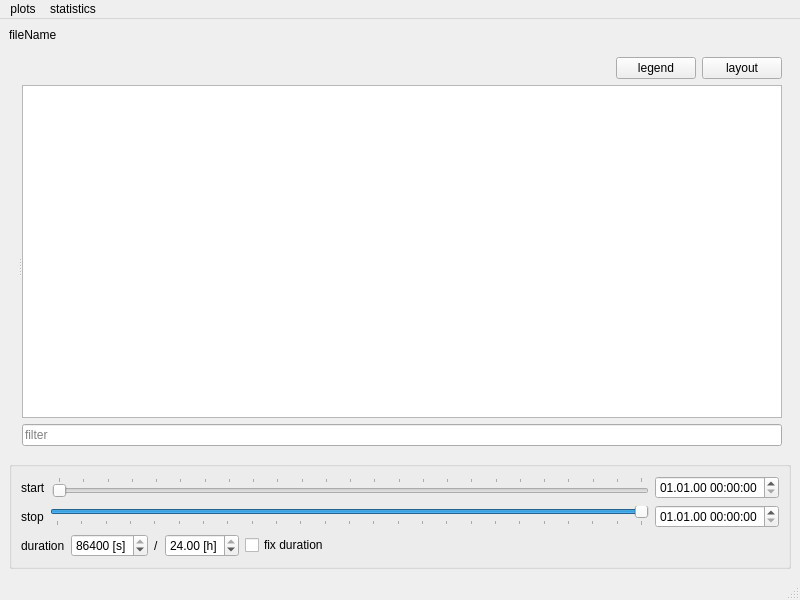
<?xml version="1.0" encoding="UTF-8"?>
<ui version="4.0">
 <class>VieSchedpp_Analyser</class>
 <widget class="QMainWindow" name="VieSchedpp_Analyser">
  <property name="geometry">
   <rect>
    <x>0</x>
    <y>0</y>
    <width>800</width>
    <height>600</height>
   </rect>
  </property>
  <property name="windowTitle">
   <string>MainWindow</string>
  </property>
  <widget class="QWidget" name="centralwidget">
   <layout class="QVBoxLayout" name="verticalLayout_2" stretch="0,0,0">
    <item>
     <widget class="QLabel" name="label_fileName">
      <property name="text">
       <string>fileName</string>
      </property>
     </widget>
    </item>
    <item>
     <widget class="QStackedWidget" name="stackedWidget">
      <property name="currentIndex">
       <number>0</number>
      </property>
      <widget class="QWidget" name="skyCoverage">
       <layout class="QVBoxLayout" name="verticalLayout_8" stretch="0,1">
        <item>
         <layout class="QHBoxLayout" name="horizontalLayout_4">
          <item>
           <spacer name="horizontalSpacer_2">
            <property name="orientation">
             <enum>Qt::Horizontal</enum>
            </property>
            <property name="sizeHint" stdset="0">
             <size>
              <width>40</width>
              <height>20</height>
             </size>
            </property>
           </spacer>
          </item>
          <item>
           <widget class="QPushButton" name="pushButton_skyCoverageLegend">
            <property name="text">
             <string>legend</string>
            </property>
            <property name="checkable">
             <bool>true</bool>
            </property>
            <property name="checked">
             <bool>false</bool>
            </property>
            <property name="flat">
             <bool>false</bool>
            </property>
           </widget>
          </item>
          <item>
           <widget class="QPushButton" name="pushButton_skyCoverageLayout">
            <property name="text">
             <string>layout</string>
            </property>
           </widget>
          </item>
         </layout>
        </item>
        <item>
         <widget class="QSplitter" name="splitter_skyCoverage">
          <property name="orientation">
           <enum>Qt::Horizontal</enum>
          </property>
          <widget class="QWidget" name="gridLayoutWidget">
           <layout class="QGridLayout" name="gridLayout_skyCoverage"/>
          </widget>
          <widget class="QWidget" name="">
           <layout class="QVBoxLayout" name="verticalLayout_3">
            <item>
             <widget class="QTreeView" name="treeView_skyCoverage_sources">
              <property name="selectionMode">
               <enum>QAbstractItemView::MultiSelection</enum>
              </property>
              <property name="sortingEnabled">
               <bool>true</bool>
              </property>
              <property name="headerHidden">
               <bool>false</bool>
              </property>
             </widget>
            </item>
            <item>
             <widget class="QLineEdit" name="lineEdit_skyCoverageSourceFilter">
              <property name="placeholderText">
               <string>filter</string>
              </property>
             </widget>
            </item>
           </layout>
          </widget>
         </widget>
        </item>
       </layout>
      </widget>
      <widget class="QWidget" name="sourceList">
       <layout class="QVBoxLayout" name="verticalLayout_4">
        <item>
         <layout class="QHBoxLayout" name="horizontalLayout_sourceList"/>
        </item>
       </layout>
      </widget>
      <widget class="QWidget" name="statistics_general">
       <layout class="QHBoxLayout" name="horizontalLayout_2">
        <item>
         <layout class="QFormLayout" name="formLayout">
          <item row="0" column="0">
           <widget class="QLabel" name="label_2">
            <property name="text">
             <string>scans</string>
            </property>
           </widget>
          </item>
          <item row="0" column="1">
           <widget class="QSpinBox" name="spinBox_scans">
            <property name="enabled">
             <bool>true</bool>
            </property>
            <property name="readOnly">
             <bool>true</bool>
            </property>
            <property name="buttonSymbols">
             <enum>QAbstractSpinBox::NoButtons</enum>
            </property>
           </widget>
          </item>
          <item row="1" column="0">
           <widget class="QLabel" name="label_3">
            <property name="text">
             <string>observations</string>
            </property>
           </widget>
          </item>
          <item row="1" column="1">
           <widget class="QSpinBox" name="spinBox_observations">
            <property name="enabled">
             <bool>true</bool>
            </property>
            <property name="readOnly">
             <bool>true</bool>
            </property>
            <property name="buttonSymbols">
             <enum>QAbstractSpinBox::NoButtons</enum>
            </property>
           </widget>
          </item>
          <item row="2" column="0">
           <widget class="QLabel" name="label_4">
            <property name="text">
             <string>stations</string>
            </property>
           </widget>
          </item>
          <item row="2" column="1">
           <widget class="QSpinBox" name="spinBox_stations">
            <property name="enabled">
             <bool>true</bool>
            </property>
            <property name="readOnly">
             <bool>true</bool>
            </property>
            <property name="buttonSymbols">
             <enum>QAbstractSpinBox::NoButtons</enum>
            </property>
           </widget>
          </item>
          <item row="3" column="0">
           <widget class="QLabel" name="label_5">
            <property name="text">
             <string>sources</string>
            </property>
           </widget>
          </item>
          <item row="3" column="1">
           <widget class="QSpinBox" name="spinBox_sources">
            <property name="enabled">
             <bool>true</bool>
            </property>
            <property name="readOnly">
             <bool>true</bool>
            </property>
            <property name="buttonSymbols">
             <enum>QAbstractSpinBox::NoButtons</enum>
            </property>
           </widget>
          </item>
         </layout>
        </item>
       </layout>
      </widget>
      <widget class="QWidget" name="statistics_station">
       <layout class="QVBoxLayout" name="verticalLayout_5">
        <item>
         <widget class="QSplitter" name="splitter">
          <property name="orientation">
           <enum>Qt::Vertical</enum>
          </property>
          <widget class="QTableWidget" name="tableWidget_statisticsStation"/>
          <widget class="QWidget" name="horizontalLayoutWidget_2">
           <layout class="QHBoxLayout" name="horizontalLayout_statisticsStation"/>
          </widget>
         </widget>
        </item>
       </layout>
      </widget>
      <widget class="QWidget" name="statistics_source">
       <layout class="QVBoxLayout" name="verticalLayout_6">
        <item>
         <widget class="QSplitter" name="splitter_2">
          <property name="orientation">
           <enum>Qt::Vertical</enum>
          </property>
          <widget class="QTableWidget" name="tableWidget_statisticsSource"/>
          <widget class="QWidget" name="horizontalLayoutWidget_3">
           <layout class="QHBoxLayout" name="horizontalLayout_statisticsSource"/>
          </widget>
         </widget>
        </item>
       </layout>
      </widget>
      <widget class="QWidget" name="statistics_baseline">
       <layout class="QVBoxLayout" name="verticalLayout_7">
        <item>
         <widget class="QSplitter" name="splitter_3">
          <property name="orientation">
           <enum>Qt::Vertical</enum>
          </property>
          <widget class="QTableWidget" name="tableWidget_statisticsBaseline"/>
          <widget class="QWidget" name="horizontalLayoutWidget_4">
           <layout class="QHBoxLayout" name="horizontalLayout_statisticsBaseline"/>
          </widget>
         </widget>
        </item>
       </layout>
      </widget>
     </widget>
    </item>
    <item>
     <widget class="QGroupBox" name="groupBox">
      <property name="title">
       <string/>
      </property>
      <layout class="QVBoxLayout" name="verticalLayout">
       <item>
        <layout class="QHBoxLayout" name="horizontalLayout_start">
         <item>
          <widget class="QLabel" name="label_start">
           <property name="text">
            <string>start</string>
           </property>
          </widget>
         </item>
         <item>
          <widget class="QSlider" name="horizontalSlider_start">
           <property name="sizePolicy">
            <sizepolicy hsizetype="Expanding" vsizetype="Fixed">
             <horstretch>0</horstretch>
             <verstretch>0</verstretch>
            </sizepolicy>
           </property>
           <property name="maximum">
            <number>86400</number>
           </property>
           <property name="singleStep">
            <number>1800</number>
           </property>
           <property name="pageStep">
            <number>1800</number>
           </property>
           <property name="orientation">
            <enum>Qt::Horizontal</enum>
           </property>
           <property name="tickPosition">
            <enum>QSlider::TicksAbove</enum>
           </property>
           <property name="tickInterval">
            <number>3600</number>
           </property>
          </widget>
         </item>
         <item>
          <widget class="QDateTimeEdit" name="dateTimeEdit_start">
           <property name="sizePolicy">
            <sizepolicy hsizetype="Minimum" vsizetype="Fixed">
             <horstretch>0</horstretch>
             <verstretch>0</verstretch>
            </sizepolicy>
           </property>
           <property name="dateTime">
            <datetime>
             <hour>0</hour>
             <minute>0</minute>
             <second>0</second>
             <year>2000</year>
             <month>1</month>
             <day>1</day>
            </datetime>
           </property>
           <property name="displayFormat">
            <string>dd.MM.yy HH:mm:ss</string>
           </property>
           <property name="calendarPopup">
            <bool>false</bool>
           </property>
          </widget>
         </item>
        </layout>
       </item>
       <item>
        <layout class="QHBoxLayout" name="horizontalLayout_end">
         <item>
          <widget class="QLabel" name="label_end">
           <property name="text">
            <string>stop</string>
           </property>
          </widget>
         </item>
         <item>
          <widget class="QSlider" name="horizontalSlider_end">
           <property name="maximum">
            <number>86400</number>
           </property>
           <property name="singleStep">
            <number>1800</number>
           </property>
           <property name="pageStep">
            <number>1800</number>
           </property>
           <property name="value">
            <number>86400</number>
           </property>
           <property name="orientation">
            <enum>Qt::Horizontal</enum>
           </property>
           <property name="tickPosition">
            <enum>QSlider::TicksBelow</enum>
           </property>
           <property name="tickInterval">
            <number>3600</number>
           </property>
          </widget>
         </item>
         <item>
          <widget class="QDateTimeEdit" name="dateTimeEdit_end">
           <property name="displayFormat">
            <string>dd.MM.yy HH:mm:ss</string>
           </property>
          </widget>
         </item>
        </layout>
       </item>
       <item>
        <layout class="QHBoxLayout" name="horizontalLayout_3">
         <item>
          <widget class="QLabel" name="label">
           <property name="text">
            <string>duration</string>
           </property>
          </widget>
         </item>
         <item>
          <widget class="QSpinBox" name="spinBox_duration">
           <property name="suffix">
            <string> [s]</string>
           </property>
           <property name="maximum">
            <number>86400</number>
           </property>
           <property name="singleStep">
            <number>1800</number>
           </property>
           <property name="value">
            <number>86400</number>
           </property>
          </widget>
         </item>
         <item>
          <widget class="QLabel" name="label_6">
           <property name="text">
            <string>/</string>
           </property>
          </widget>
         </item>
         <item>
          <widget class="QDoubleSpinBox" name="doubleSpinBox_hours">
           <property name="suffix">
            <string> [h]</string>
           </property>
           <property name="maximum">
            <double>24.000000000000000</double>
           </property>
           <property name="singleStep">
            <double>0.500000000000000</double>
           </property>
           <property name="value">
            <double>24.000000000000000</double>
           </property>
          </widget>
         </item>
         <item>
          <widget class="QCheckBox" name="checkBox_fixDuration">
           <property name="text">
            <string>fix duration</string>
           </property>
          </widget>
         </item>
         <item>
          <spacer name="horizontalSpacer">
           <property name="orientation">
            <enum>Qt::Horizontal</enum>
           </property>
           <property name="sizeHint" stdset="0">
            <size>
             <width>40</width>
             <height>20</height>
            </size>
           </property>
          </spacer>
         </item>
        </layout>
       </item>
      </layout>
     </widget>
    </item>
   </layout>
  </widget>
  <widget class="QMenuBar" name="menubar">
   <property name="geometry">
    <rect>
     <x>0</x>
     <y>0</y>
     <width>800</width>
     <height>22</height>
    </rect>
   </property>
   <widget class="QMenu" name="menusky_coverage">
    <property name="title">
     <string>plots</string>
    </property>
    <addaction name="actionsky_coverage"/>
    <addaction name="actionsource_selection"/>
   </widget>
   <widget class="QMenu" name="menustatistics">
    <property name="title">
     <string>statistics</string>
    </property>
    <addaction name="actiongeneral"/>
    <addaction name="actionper_station"/>
    <addaction name="actionper_source"/>
    <addaction name="actionper_baseline"/>
   </widget>
   <addaction name="menusky_coverage"/>
   <addaction name="menustatistics"/>
  </widget>
  <widget class="QStatusBar" name="statusbar"/>
  <action name="actionsky_coverage">
   <property name="text">
    <string>sky coverage</string>
   </property>
  </action>
  <action name="actionsource_selection">
   <property name="text">
    <string>source selection</string>
   </property>
  </action>
  <action name="actiongeneral">
   <property name="text">
    <string>general</string>
   </property>
  </action>
  <action name="actiontimes">
   <property name="text">
    <string>times</string>
   </property>
  </action>
  <action name="actionper_station">
   <property name="text">
    <string>per station</string>
   </property>
  </action>
  <action name="actionper_source">
   <property name="text">
    <string>per source</string>
   </property>
  </action>
  <action name="actionper_baseline">
   <property name="text">
    <string>per baseline</string>
   </property>
  </action>
 </widget>
 <resources/>
 <connections/>
</ui>
